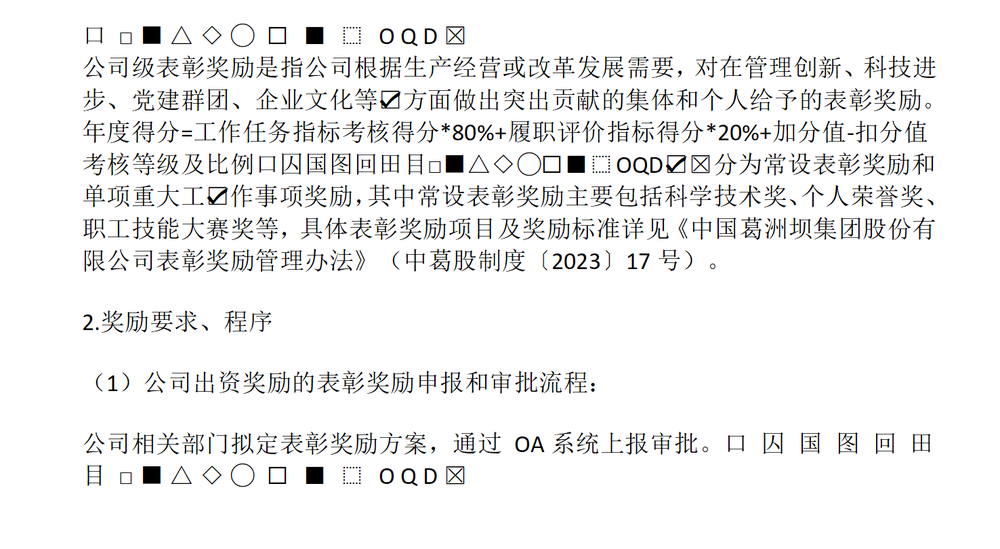
#> input picture tests/checkbox_test.png, 1000 x 549 px, shrunk from 1476 x 810 before the run
$ python checkbox_detection_classification_promax.py   (older library calls are emulated)
#> lines starting #> are read from the running program, lines starting #| are printed output that depends on the picture; after the words box and inside, x2 and y2 are one past the last pixel; in counts of white or black regions, pixels touching at a corner belong together
import cv2
import numpy as np
from collections import Counter


def detect_checkboxes(image, line_min_width=15, line_max_width=15, debug_show=False):
    gray_scale = cv2.cvtColor(image, cv2.COLOR_BGR2GRAY)  # 转为灰度图
    th1, img_bin = cv2.threshold(gray_scale, 150, 255, cv2.THRESH_BINARY)
    img_bin = ~img_bin  # 取反，黑白互换

    # 定义水平和垂直方向的核
    kernal_h_min = np.ones((1, line_min_width), np.uint8)
    kernal_v_min = np.ones((line_min_width, 1), np.uint8)
    kernal_h_max = np.ones((1, line_max_width), np.uint8)
    kernal_v_max = np.ones((line_max_width, 1), np.uint8)

    # 形态学操作提取线条
    img_bin_h_min = cv2.morphologyEx(img_bin, cv2.MORPH_OPEN, kernal_h_min)
    img_bin_v_min = cv2.morphologyEx(img_bin, cv2.MORPH_OPEN, kernal_v_min)
    img_bin_h_max = cv2.morphologyEx(img_bin, cv2.MORPH_CLOSE, kernal_h_max)
    img_bin_v_max = cv2.morphologyEx(img_bin, cv2.MORPH_CLOSE, kernal_v_max)

    img_bin_final = (img_bin_h_min & img_bin_h_max) | (img_bin_v_min & img_bin_v_max)

    final_kernel = np.ones((3, 3), np.uint8)
    img_bin_final = cv2.dilate(img_bin_final, final_kernel, iterations=1)

    # 连通区域分析
    _, labels, stats, _ = cv2.connectedComponentsWithStats(~img_bin_final, connectivity=8, ltype=cv2.CV_32S)

    if debug_show:
        print("连通区域分析")
        cv2.imshow("Morphology Combined", img_bin_final)
        cv2.waitKey(0)

    return stats, labels, img_bin_final


def classify_checkboxes(image, stats, img_bin_final, min_width=12, max_width=50, tick_threshold=0.2, debug_show=False):
    checkboxes = []
    h_img, w_img = img_bin_final.shape
    for stat in stats[2:]:
        x, y, w, h, area = stat
        aspect_ratio = w / h
        if min_width <= w <= max_width and min_width <= h <= max_width and 0.9 <= aspect_ratio <= 1.1:
            print(x, y, w, h, aspect_ratio)
            # 自适应扩展比例
            expand_left, expand_right = 0.1, 0.1
            expand_top, expand_bottom = 0.1, 0.3  # 向下多扩展

            new_x = max(int(x - w * expand_left), 0)
            new_y = max(int(y - h * expand_top), 0)
            new_w = min(int(w * (1 + expand_left + expand_right)), w_img - new_x)
            new_h = min(int(h * (1 + expand_top + expand_bottom)), h_img - new_y)

            roi = img_bin_final[new_y:new_y + new_h, new_x:new_x + new_w].copy()
            # 找出轮廓
            contours, _ = cv2.findContours(roi, cv2.RETR_EXTERNAL, cv2.CHAIN_APPROX_NONE)
            # 将轮廓坐标转换为全图坐标
            contours_global = [contour + np.array([[new_x, new_y]]) for contour in contours]


            # 现在改成：现在要，下面的边框的下边的一条线的y坐标（边框是有宽度的）我能想到的方法是，根据y值出现次数排序，线丢丢弃掉左右的框线（y相同的太低，可以直接把排序的结果去掉后一半），然后再去掉上边框线（上框线和下框线的y值相同的，去掉比其他y值小很多的），这是我能想到的笨办法，你如果有更好的，也可以直接使用
            # 找出整个轮廓里，y值最大的值
            # 计算这两个y差值
            all_ys = [pt[0][1] for contour in contours_global for pt in contour]
            # 统计出现次数
            y_counts = Counter(all_ys)
            # 按出现次数排序，出现次数少的通常是噪声或左右边线
            y_counts_sorted = sorted(y_counts.items(), key=lambda x: (-x[1], x[0]))
            # 取出现次数最多的几个 y 值（比如前2个）
            top_ys = [y for y, count in y_counts_sorted[:2]]
            # 最大的 y 值一般就是下边框下边
            bottom_y = max(top_ys)

            y_max = max(all_ys)  # 底部

            diff = y_max - bottom_y

            print("找到diff")
            print(diff)
            print(h)

            if diff >= 1:  # 高度差值，大于0.9
                continue  # 丢掉这个区域

            roi = image[y:y + h, x:x + w]
            gray_roi = cv2.cvtColor(roi, cv2.COLOR_BGR2GRAY)
            gray_roi = cv2.GaussianBlur(gray_roi, (5, 5), 0)

            binary_roi = cv2.adaptiveThreshold(gray_roi, 255, cv2.ADAPTIVE_THRESH_GAUSSIAN_C,
                                               cv2.THRESH_BINARY_INV, 11, 2)
            kernel = np.ones((3, 3), np.uint8)
            binary_roi = cv2.morphologyEx(binary_roi, cv2.MORPH_OPEN, kernel)

            non_white_pixels = cv2.countNonZero(binary_roi)
            total_pixels = w * h
            tick_percentage = non_white_pixels / total_pixels

            if tick_percentage > tick_threshold:
                checkboxes.append(([int(x), int(y), int(w), int(h)], 'Ticked'))
                cv2.rectangle(image, (x, y), (x + w, y + h), (0, 255, 0), 2)
                cv2.putText(image, 'Ticked', (x, y - 10), cv2.FONT_HERSHEY_SIMPLEX, 0.5, (0, 255, 0), 1)
            else:
                checkboxes.append(([int(x), int(y), int(w), int(h)], 'Unticked'))
                cv2.rectangle(image, (x, y), (x + w, y + h), (0, 0, 255), 2)
                cv2.putText(image, 'Unticked', (x, y - 10), cv2.FONT_HERSHEY_SIMPLEX, 0.5, (0, 0, 255), 1)
    return checkboxes


def process_image(image_path, plt_show=False, debug_show=False):
#> called with image_path = 'checkbox_test.png', plt_show = True, debug_show = True
    image = cv2.imread(image_path)
#> image is the input picture: shape (549, 1000, 3); mean B, G, R 240.2, 240.2, 240.2
    if image is not None:
        stats, labels, img_bin_final = detect_checkboxes(image, debug_show=debug_show)
#> in detect_checkboxes, `th1, img_bin = cv2.threshold(gray_scale, 150, 255, cv2.THRESH_BINARY)`:
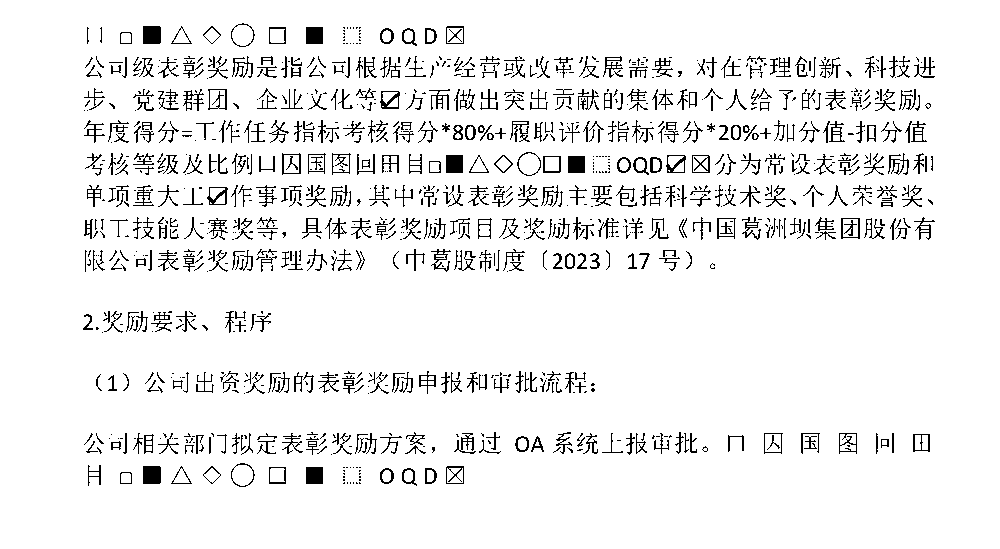
#> img_bin: shape (549, 1000); 93.5% white; black in thin lines or dots, all inside (x1, y1, x2, y2) = (83, 23, 935, 487)
#> in detect_checkboxes, `img_bin_h_min = cv2.morphologyEx(img_bin, cv2.MORPH_OPEN, kernal_h_min)`: img_bin_h_min: shape (549, 1000); 0.92% white; 181 white regions (124 under 20 px), largest, box (x1, y1, x2, y2) and area: (143, 26, 161, 44) 322, (143, 466, 161, 484) 322, (446, 155, 463, 173) 306
#> in detect_checkboxes, `img_bin_v_min = cv2.morphologyEx(img_bin, cv2.MORPH_OPEN, kernal_v_min)`:
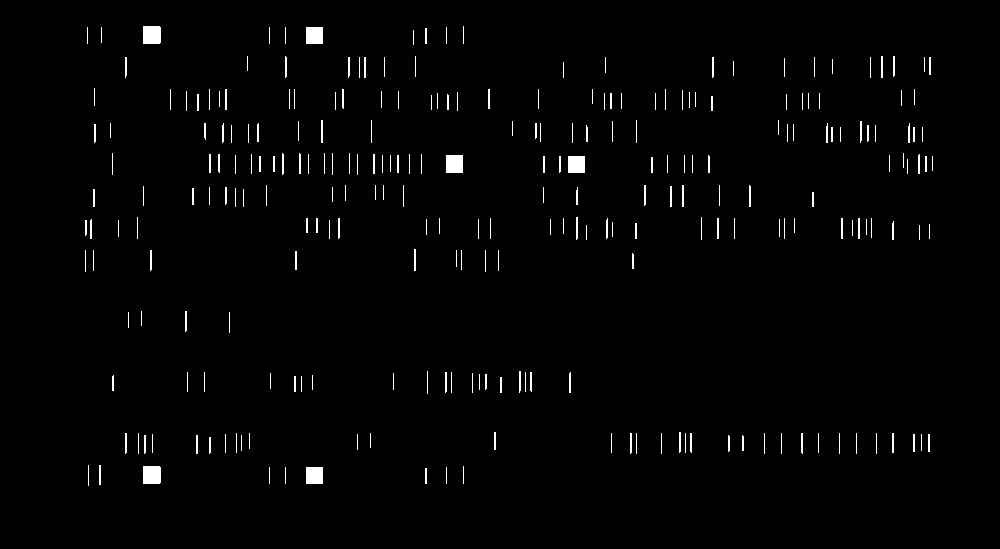
#> img_bin_v_min: shape (549, 1000); 1.5% white; 258 white regions (96 under 20 px), largest, box (x1, y1, x2, y2) and area: (143, 26, 161, 44) 322, (143, 466, 161, 484) 322, (446, 155, 463, 173) 306
#> in detect_checkboxes, `img_bin_h_max = cv2.morphologyEx(img_bin, cv2.MORPH_CLOSE, kernal_h_max)`:
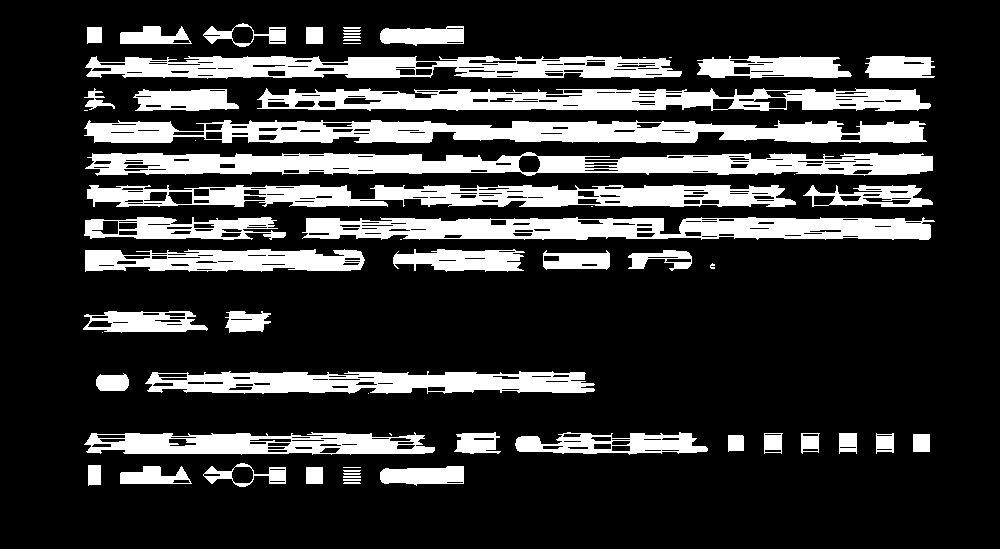
#> img_bin_h_max: shape (549, 1000); 20.8% white; 62 white regions (12 under 20 px), largest, box (x1, y1, x2, y2) and area: (85, 152, 933, 176) 13631, (84, 120, 927, 143) 13390, (302, 217, 935, 240) 10912
#> in detect_checkboxes, `img_bin_v_max = cv2.morphologyEx(img_bin, cv2.MORPH_CLOSE, kernal_v_max)`:
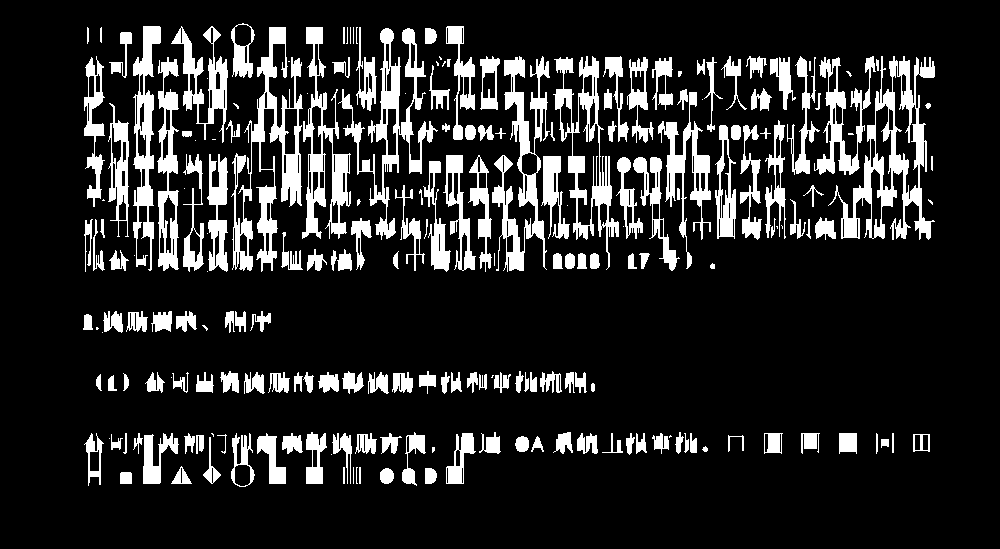
#> img_bin_v_max: shape (549, 1000); 15.2% white; 212 white regions (41 under 20 px), largest, box (x1, y1, x2, y2) and area: (828, 56, 935, 240) 5526, (231, 27, 303, 272) 5425, (492, 56, 550, 272) 4234
#> in detect_checkboxes, `img_bin_final = (img_bin_h_min & img_bin_h_max) | (img_bin_v_min & img..`: img_bin_final: shape (549, 1000); 2% white in thin lines or dots, all inside (x1, y1, x2, y2) = (84, 26, 935, 486)
#> in detect_checkboxes, `img_bin_final = cv2.dilate(img_bin_final, final_kernel, iterations=1)`:
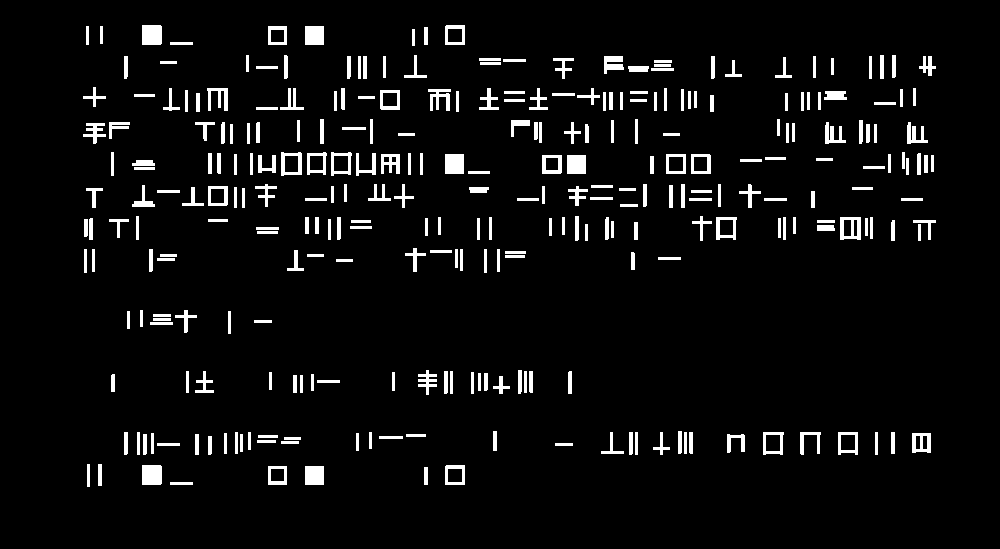
#> img_bin_final: shape (549, 1000); 5.2% white; 294 white regions, largest, box (x1, y1, x2, y2) and area: (142, 25, 162, 45) 398, (142, 465, 162, 485) 398, (445, 154, 464, 174) 380
#> in detect_checkboxes, `_, labels, stats, _ = cv2.connectedComponentsWithStats(~img_bin_final,..`:
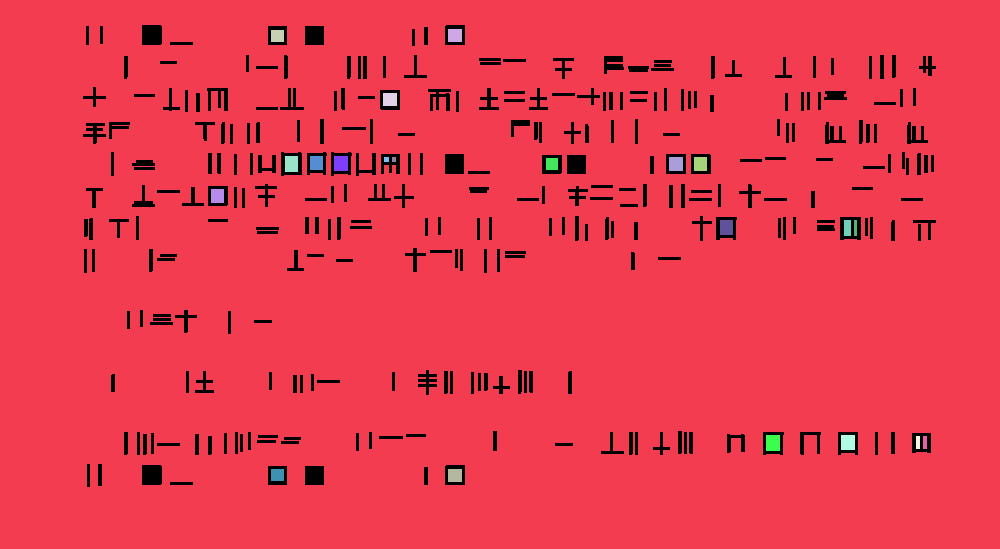
#> labels: shape (549, 1000) int32; 23 distinct labels, from 0 to 22; one colour per label, 0 black
#> in detect_checkboxes, `_, labels, stats, _ = cv2.connectedComponentsWithStats(~img_bin_final,..`: stats = 23 rows, first 6: [83, 25, 853, 462, 28681], [0, 0, 1000, 549, 517219], [448, 29, 14, 13, 182], [271, 30, 13, 12, 156], [383, 93, 14, 13, 182], [285, 156, 13, 16, 208]
        checkboxes = classify_checkboxes(image, stats, img_bin_final, debug_show=debug_show)
#> the loop in classify_checkboxes, `for stat in stats[2:]:` made 21 passes
#> (x, y, w, h, area, aspect_ratio, new_x, new_y) on passes 1, 2, 3, 5, 9, 10, 11, 12, 20, 21: (448, 29, 14, 13, 182, 1.08, 446, 27), (271, 30, 13, 12, 156, 1.08, 269, 28), (383, 93, 14, 13, 182, 1.08, 381, 91), (310, 156, 13, 14, 182, 0.929, 308, 154), (669, 157, 14, 14, 196, 1, 667, 155), (694, 157, 13, 14, 182, 0.929, 692, 155), (546, 158, 12, 12, 144, 1, 544, 156), (211, 189, 13, 14, 182, 0.929, 209, 187), (271, 469, 13, 12, 156, 1.08, 269, 467), (448, 469, 14, 13, 182, 1.08, 446, 467)
#> (x, y, w, h, area, aspect_ratio, new_x, new_y) on passes 6, 17: (334, 156, 14, 15, 210, 0.933, 332, 154), (841, 435, 14, 15, 210, 0.933, 839, 433)
#> (printed output is left out)
#> after the loop in classify_checkboxes, `for stat in stats[2:]:`:
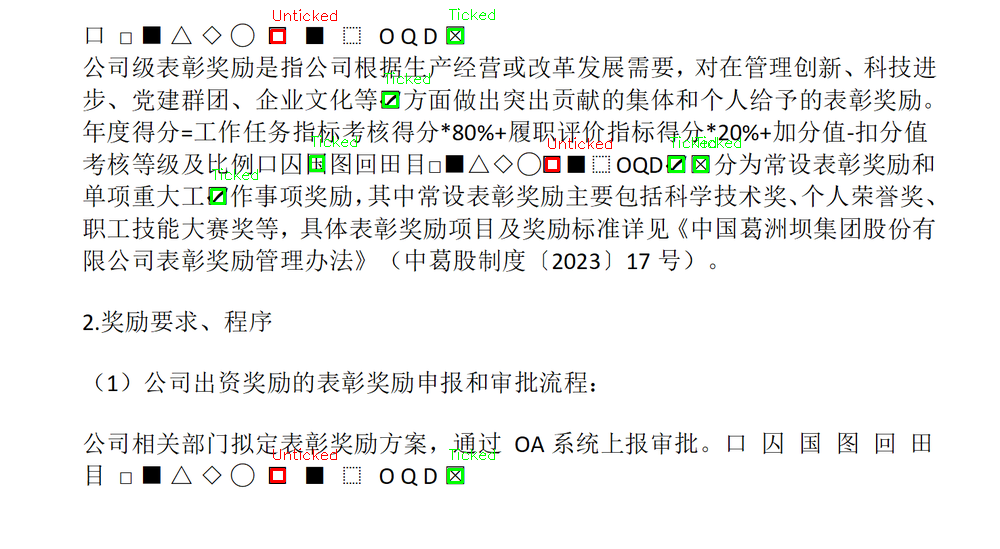
#> image: shape (549, 1000, 3); 0.51% of pixels changed, all inside (x1, y1, x2, y2) = (210, 8, 741, 484)
#> after the loop in classify_checkboxes, `for stat in stats[2:]:`: checkboxes = 10 items
#> checkboxes = 10 items
        if plt_show:
            import matplotlib.pyplot as plt
            import matplotlib
            matplotlib.use("TkAgg")
            plt.imshow(cv2.cvtColor(image, cv2.COLOR_BGR2RGB))
            plt.axis('off')
            plt.show()
        return checkboxes
    else:
        print(f"无法打开或找到图片: {image_path}")
        return None

if __name__ == "__main__":
    # [5 lines of commented-out code are left out]
    image_path = 'checkbox_test.png'

    results = process_image(image_path, plt_show=True, debug_show=True)
#> results = 10 items
    if results:
        print(f"{image_path}: {results}")
#> (printed output is left out)
